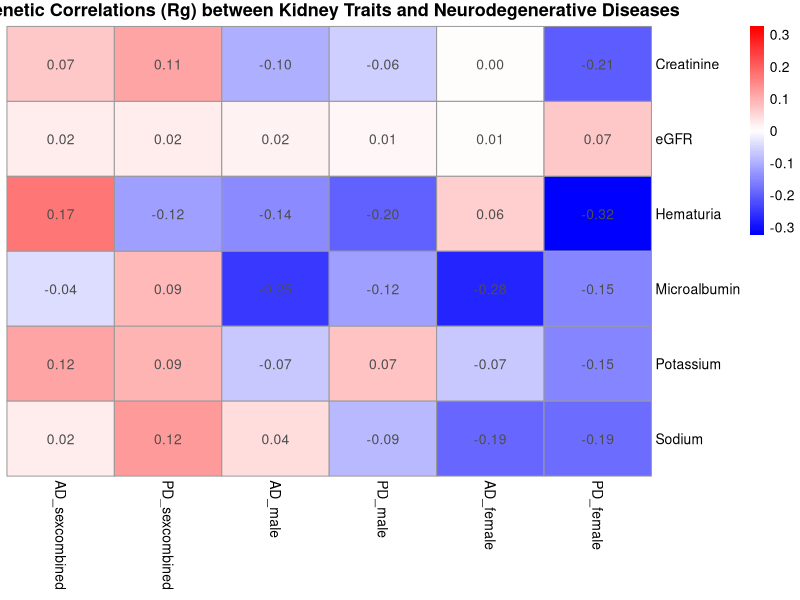
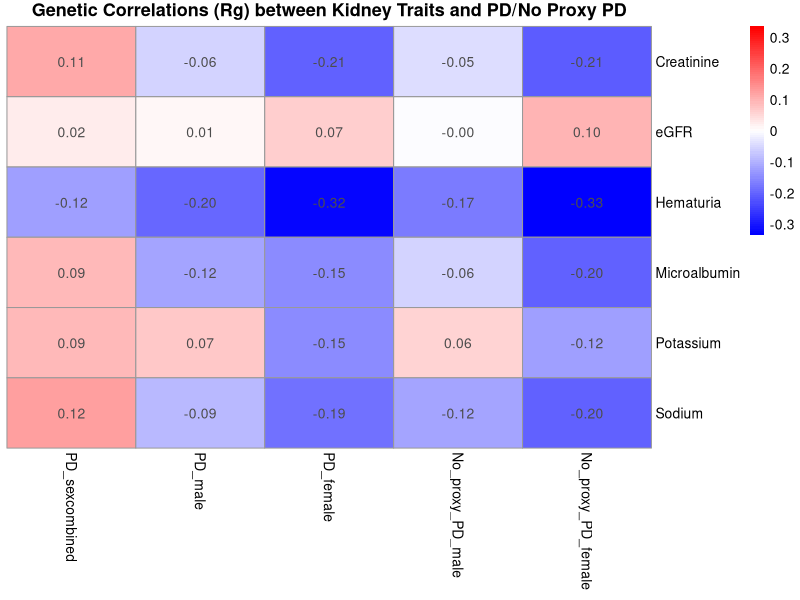

Write the R code that produced these figures, in order.
library(pheatmap)
library(reshape2)

# Create the dataframe for AD/PD heatmap
data <- data.frame(
  Disease = c("AD_sexcombined", "AD_sexcombined", "AD_sexcombined", "AD_sexcombined", "AD_sexcombined", "AD_sexcombined",
              "AD_male", "AD_male", "AD_male", "AD_male", "AD_male", "AD_male",
              "AD_female", "AD_female", "AD_female", "AD_female", "AD_female", "AD_female",
              "PD_sexcombined", "PD_sexcombined", "PD_sexcombined", "PD_sexcombined", "PD_sexcombined", "PD_sexcombined",
              "PD_male", "PD_male", "PD_male", "PD_male", "PD_male", "PD_male",
              "PD_female", "PD_female", "PD_female", "PD_female", "PD_female", "PD_female"),
  Traits = c("Hematuria", "Microalbumin", "Creatinine", "Potassium", "Sodium", "eGFR",
             "Hematuria", "Microalbumin", "Creatinine", "Potassium", "Sodium", "eGFR",
             "Hematuria", "Microalbumin", "Creatinine", "Potassium", "Sodium", "eGFR",
             "Hematuria", "Microalbumin", "Creatinine", "Potassium", "Sodium", "eGFR",
             "Hematuria", "Microalbumin", "Creatinine", "Potassium", "Sodium", "eGFR",
             "Hematuria", "Microalbumin", "Creatinine", "Potassium", "Sodium", "eGFR"),
  Rg = c(0.1702, -0.0401, 0.0651, 0.1156, 0.0245, 0.0222,
         -0.1443, -0.2499, -0.0995, -0.0705, 0.0408, 0.0158,
         0.0624, -0.2769, 0.0034, -0.0705, -0.1937, 0.0059,
         -0.1218, 0.0873, 0.1124, 0.0915, 0.1238, 0.0236,
         -0.1959, -0.1173, -0.0601, 0.0725, -0.0878, 0.012,
         -0.3245, -0.1497, -0.2061, -0.1495, -0.1869, 0.0668),
  P_value = c(0.1444, 0.7217, 0.2199, 0.0763, 0.6343, 0.6867,
              0.6121, 0.4076, 0.4931, 0.5305, 0.7852, 0.9005,
              0.7705, 0.3427, 0.9714, 0.53305, 0.0757, 0.94,
              0.0991, 0.2253, 0.0014, 0.0208, 0.0009, 0.4872,
              0.1071, 0.2959, 0.2312, 0.2891, 0.0909, 0.8002,
              0.0056, 0.4406, 0.0003, 0.0077, 0.0004, 0.213)
)

# Remove rows with missing Rg values
data <- data[!is.na(data$Rg), ]

# Reshape the data into a matrix for pheatmap
heatmap_data <- reshape2::acast(data, Traits ~ Disease, value.var = "Rg")

# Reorder the columns (AD/PD sex-combined first, then AD/PD males, then AD/PD females)
ordered_cols <- c("AD_sexcombined", "PD_sexcombined", 
                  "AD_male", "PD_male", 
                  "AD_female", "PD_female")

# Ensure columns are in the correct order
heatmap_data <- heatmap_data[, ordered_cols]

# Define a color palette with 0 as white, negative values as blue, and positive as red
color_palette <- colorRampPalette(c("blue", "white", "red"))(100)

# Create the heatmap
max_abs_value <- max(abs(heatmap_data), na.rm = TRUE)
pheatmap(heatmap_data, 
         cluster_rows = FALSE, 
         cluster_cols = FALSE, 
         display_numbers = TRUE, 
         color = color_palette, 
         breaks = seq(-max_abs_value, max_abs_value, length.out = 101), 
         main = "Genetic Correlations (Rg) between Kidney Traits and Neurodegenerative Diseases",
         fontsize_number = 10)


## Create the data frame for PD and No Proxy PD
data <- data.frame(
  Disease = c("PD_sexcombined", "PD_sexcombined", "PD_sexcombined", "PD_sexcombined", "PD_sexcombined", "PD_sexcombined",
              "PD_male", "PD_male", "PD_male", "PD_male", "PD_male", "PD_male",
              "PD_female", "PD_female", "PD_female", "PD_female", "PD_female", "PD_female",
              "No_proxy_PD_male", "No_proxy_PD_male", "No_proxy_PD_male", "No_proxy_PD_male", "No_proxy_PD_male", "No_proxy_PD_male",
              "No_proxy_PD_female", "No_proxy_PD_female", "No_proxy_PD_female", "No_proxy_PD_female", "No_proxy_PD_female", "No_proxy_PD_female"),
  Traits = c("Hematuria", "Microalbumin", "Creatinine", "Potassium", "Sodium", "eGFR",
             "Hematuria", "Microalbumin", "Creatinine", "Potassium", "Sodium", "eGFR",
             "Hematuria", "Microalbumin", "Creatinine", "Potassium", "Sodium", "eGFR",
             "Hematuria", "Microalbumin", "Creatinine", "Potassium", "Sodium", "eGFR",
             "Hematuria", "Microalbumin", "Creatinine", "Potassium", "Sodium", "eGFR"),
  Rg = c(-0.1218, 0.0873, 0.1124, 0.0915, 0.1238, 0.0236,
         -0.1959, -0.1173, -0.0601, 0.0725, -0.0878, 0.012,
         -0.3245, -0.1497, -0.2061, -0.1495, -0.1869, 0.0668,
         -0.1681, -0.0573, -0.0466, 0.0557, -0.1197, -0.0003,
         -0.3343, -0.2015, -0.2125, -0.1214, -0.2013, 0.0955),
  P_value = c(0.0991, 0.2253, 0.0014, 0.0208, 0.0009, 0.4872,
              0.1071, 0.2959, 0.2312, 0.2891, 0.0909, 0.8002,
              0.0056, 0.4406, 0.0003, 0.0077, 0.0004, 0.213,
              0.1742, 0.6188, 0.3881, 0.4405, -2.1369, 0.995,
              0.0092, 0.3709, 0.0004, 0.0446, 9.8933e-05, 0.1009)
)

# Remove rows with missing Rg values
data <- data[!is.na(data$Rg), ]

# Reshape the data into a matrix for pheatmap
heatmap_data <- acast(data, Traits ~ Disease, value.var = "Rg")

# Reorder the columns (PD first, No Proxie PD next)
ordered_cols <- c("PD_sexcombined", "PD_male", "PD_female", 
                  "No_proxy_PD_male", "No_proxy_PD_female")

# Ensure columns are in the correct order
heatmap_data <- heatmap_data[, ordered_cols]

# Define a color palette with 0 as white, negative values as blue, and positive as red
color_palette <- colorRampPalette(c("blue", "white", "red"))(100)

# Create heatmap
max_abs_value <- max(abs(heatmap_data), na.rm = TRUE)
pheatmap(heatmap_data, 
         cluster_rows = FALSE, 
         cluster_cols = FALSE, 
         display_numbers = TRUE, 
         color = color_palette, 
         breaks = seq(-max_abs_value, max_abs_value, length.out = 101), 
         main = "Genetic Correlations (Rg) between Kidney Traits and PD/No Proxy PD",
         fontsize_number = 10)
